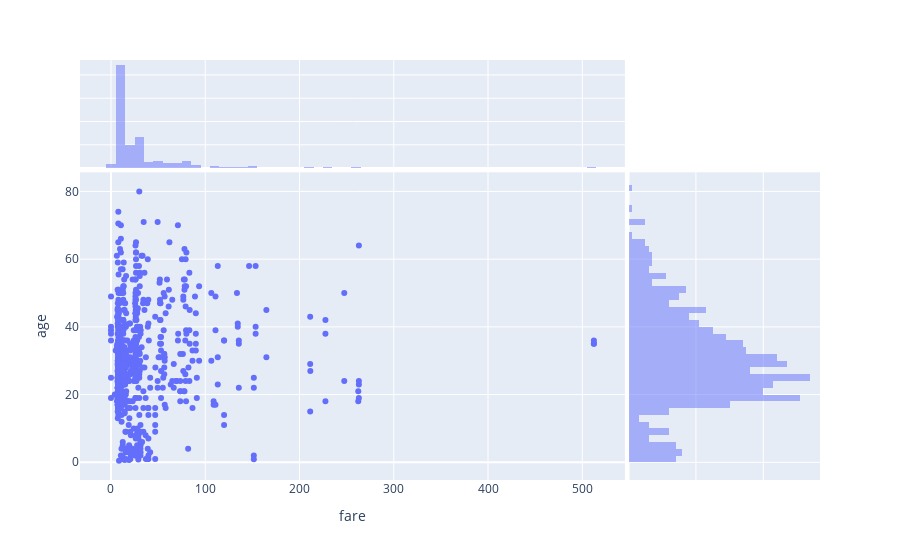

Source (notebook cell):
### Code cell


### Figure 1 — Plotly figure (JSON) as saved in the notebook; plotly's stock layout.template omitted (floating-point values rounded to 4 significant figures; data arrays with more than 128 entries replaced by an {"elided": "..."} marker saying what was removed)
{"data": [{"hovertemplate": "fare=%{x}<br>age=%{y}<extra></extra>", "legendgroup": "", "marker": {"color": "#636efa", "symbol": "circle"}, "mode": "markers", "name": "", "orientation": "v", "showlegend": false, "type": "scatter", "x": {"elided": "891 float values"}, "xaxis": "x", "y": {"elided": "891 float values"}, "yaxis": "y"}, {"alignmentgroup": "True", "bingroup": "x", "hovertemplate": "fare=%{x}<br>count=%{y}<extra></extra>", "legendgroup": "", "marker": {"color": "#636efa"}, "name": "", "offsetgroup": "", "opacity": 0.5, "showlegend": false, "type": "histogram", "x": {"elided": "891 float values"}, "xaxis": "x3", "yaxis": "y3"}, {"alignmentgroup": "True", "bingroup": "y", "hovertemplate": "age=%{y}<br>count=%{x}<extra></extra>", "legendgroup": "", "marker": {"color": "#636efa"}, "name": "", "offsetgroup": "", "opacity": 0.5, "showlegend": false, "type": "histogram", "xaxis": "x2", "y": {"elided": "891 float values"}, "yaxis": "y2"}], "layout": {"barmode": "overlay", "legend": {"tracegroupgap": 0}, "margin": {"t": 60}, "xaxis": {"anchor": "y", "domain": [0, 0.7363], "title": {"text": "fare"}}, "xaxis2": {"anchor": "y2", "domain": [0.7413, 1], "matches": "x2", "showgrid": true, "showline": false, "showticklabels": false, "ticks": ""}, "xaxis3": {"anchor": "y3", "domain": [0, 0.7363], "matches": "x", "showgrid": true, "showticklabels": false}, "xaxis4": {"anchor": "y4", "domain": [0.7413, 1], "matches": "x2", "showgrid": true, "showline": false, "showticklabels": false, "ticks": ""}, "yaxis": {"anchor": "x", "domain": [0, 0.7326], "title": {"text": "age"}}, "yaxis2": {"anchor": "x2", "domain": [0, 0.7326], "matches": "y", "showgrid": true, "showticklabels": false}, "yaxis3": {"anchor": "x3", "domain": [0.7426, 1], "matches": "y3", "showgrid": true, "showline": false, "showticklabels": false, "ticks": ""}, "yaxis4": {"anchor": "x4", "domain": [0.7426, 1], "matches": "y3", "showgrid": true, "showline": false, "showticklabels": false, "ticks": ""}}}
